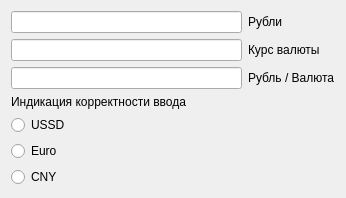
<?xml version="1.0" encoding="UTF-8"?>
<ui version="4.0">
 <class>Widget</class>
 <widget class="QWidget" name="Widget">
  <property name="geometry">
   <rect>
    <x>0</x>
    <y>0</y>
    <width>346</width>
    <height>196</height>
   </rect>
  </property>
  <property name="windowTitle">
   <string>Widget</string>
  </property>
  <layout class="QGridLayout" name="gridLayout_2">
   <item row="4" column="0">
    <widget class="QRadioButton" name="ussdRButton">
     <property name="text">
      <string>USSD</string>
     </property>
    </widget>
   </item>
   <item row="5" column="0">
    <widget class="QRadioButton" name="euroRButton">
     <property name="text">
      <string>Euro</string>
     </property>
    </widget>
   </item>
   <item row="0" column="0">
    <layout class="QGridLayout" name="gridLayout">
     <item row="0" column="0">
      <widget class="QLineEdit" name="inputRub"/>
     </item>
     <item row="1" column="0">
      <widget class="QLineEdit" name="course"/>
     </item>
     <item row="0" column="1">
      <widget class="QLabel" name="info_2">
       <property name="text">
        <string>Рубли</string>
       </property>
      </widget>
     </item>
     <item row="2" column="1">
      <widget class="QLabel" name="info_3">
       <property name="text">
        <string>Рубль / Валюта</string>
       </property>
      </widget>
     </item>
     <item row="1" column="1">
      <widget class="QLabel" name="info_4">
       <property name="text">
        <string>Курс валюты</string>
       </property>
      </widget>
     </item>
     <item row="2" column="0">
      <widget class="QLineEdit" name="outputUE"/>
     </item>
    </layout>
   </item>
   <item row="1" column="0">
    <widget class="QLabel" name="info">
     <property name="text">
      <string>Индикация корректности ввода</string>
     </property>
    </widget>
   </item>
   <item row="7" column="0">
    <spacer name="verticalSpacer">
     <property name="orientation">
      <enum>Qt::Vertical</enum>
     </property>
     <property name="sizeHint" stdset="0">
      <size>
       <width>17</width>
       <height>23</height>
      </size>
     </property>
    </spacer>
   </item>
   <item row="6" column="0">
    <widget class="QRadioButton" name="cnyRButton">
     <property name="text">
      <string>CNY</string>
     </property>
    </widget>
   </item>
  </layout>
  <zorder>info</zorder>
  <zorder>verticalSpacer</zorder>
  <zorder>ussdRButton</zorder>
  <zorder>cnyRButton</zorder>
  <zorder>euroRButton</zorder>
 </widget>
 <layoutdefault spacing="6" margin="11"/>
 <resources/>
 <connections/>
</ui>
